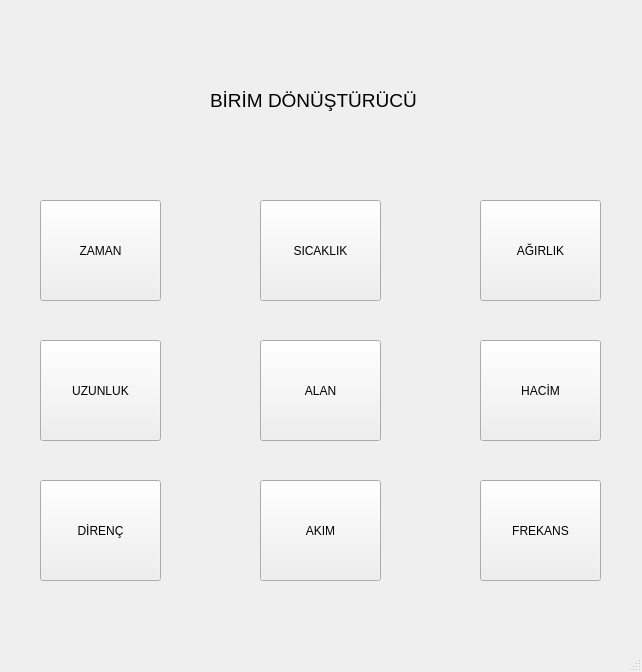
<?xml version="1.0" encoding="UTF-8"?>
<ui version="4.0">
 <class>MainWindow</class>
 <widget class="QMainWindow" name="MainWindow">
  <property name="geometry">
   <rect>
    <x>0</x>
    <y>0</y>
    <width>642</width>
    <height>672</height>
   </rect>
  </property>
  <property name="windowTitle">
   <string>MainWindow</string>
  </property>
  <widget class="QWidget" name="centralwidget">
   <widget class="QPushButton" name="pushButton_DIRENC">
    <property name="geometry">
     <rect>
      <x>40</x>
      <y>480</y>
      <width>121</width>
      <height>101</height>
     </rect>
    </property>
    <property name="text">
     <string>DİRENÇ</string>
    </property>
   </widget>
   <widget class="QPushButton" name="pushButton_AGIRLIK">
    <property name="geometry">
     <rect>
      <x>480</x>
      <y>200</y>
      <width>121</width>
      <height>101</height>
     </rect>
    </property>
    <property name="text">
     <string>AĞIRLIK</string>
    </property>
   </widget>
   <widget class="QPushButton" name="pushButton_AKIM">
    <property name="geometry">
     <rect>
      <x>260</x>
      <y>480</y>
      <width>121</width>
      <height>101</height>
     </rect>
    </property>
    <property name="text">
     <string>AKIM</string>
    </property>
   </widget>
   <widget class="QLabel" name="label">
    <property name="geometry">
     <rect>
      <x>210</x>
      <y>70</y>
      <width>251</width>
      <height>61</height>
     </rect>
    </property>
    <property name="font">
     <font>
      <pointsize>14</pointsize>
      <weight>50</weight>
      <bold>false</bold>
     </font>
    </property>
    <property name="text">
     <string>BİRİM DÖNÜŞTÜRÜCÜ</string>
    </property>
   </widget>
   <widget class="QPushButton" name="pushButton_HACIM">
    <property name="geometry">
     <rect>
      <x>480</x>
      <y>340</y>
      <width>121</width>
      <height>101</height>
     </rect>
    </property>
    <property name="text">
     <string>HACİM</string>
    </property>
   </widget>
   <widget class="QPushButton" name="pushButton_FREKANS">
    <property name="geometry">
     <rect>
      <x>480</x>
      <y>480</y>
      <width>121</width>
      <height>101</height>
     </rect>
    </property>
    <property name="text">
     <string>FREKANS</string>
    </property>
   </widget>
   <widget class="QPushButton" name="pushButton_SICAKLIK">
    <property name="geometry">
     <rect>
      <x>260</x>
      <y>200</y>
      <width>121</width>
      <height>101</height>
     </rect>
    </property>
    <property name="text">
     <string>SICAKLIK</string>
    </property>
   </widget>
   <widget class="QPushButton" name="pushButton_ALAN">
    <property name="geometry">
     <rect>
      <x>260</x>
      <y>340</y>
      <width>121</width>
      <height>101</height>
     </rect>
    </property>
    <property name="text">
     <string>ALAN</string>
    </property>
   </widget>
   <widget class="QPushButton" name="pushButton_ZAMAN">
    <property name="geometry">
     <rect>
      <x>40</x>
      <y>200</y>
      <width>121</width>
      <height>101</height>
     </rect>
    </property>
    <property name="text">
     <string>ZAMAN</string>
    </property>
   </widget>
   <widget class="QPushButton" name="pushButton_UZUNLUK">
    <property name="geometry">
     <rect>
      <x>40</x>
      <y>340</y>
      <width>121</width>
      <height>101</height>
     </rect>
    </property>
    <property name="text">
     <string>UZUNLUK</string>
    </property>
   </widget>
   <widget class="QLabel" name="label_2">
    <property name="geometry">
     <rect>
      <x>480</x>
      <y>200</y>
      <width>121</width>
      <height>101</height>
     </rect>
    </property>
    <property name="text">
     <string/>
    </property>
    <property name="pixmap">
     <pixmap>../istockphoto-1409705164-612x612.jpg</pixmap>
    </property>
    <property name="scaledContents">
     <bool>true</bool>
    </property>
   </widget>
  </widget>
  <widget class="QMenuBar" name="menubar">
   <property name="geometry">
    <rect>
     <x>0</x>
     <y>0</y>
     <width>642</width>
     <height>26</height>
    </rect>
   </property>
  </widget>
  <widget class="QStatusBar" name="statusbar"/>
 </widget>
 <resources/>
 <connections/>
</ui>
